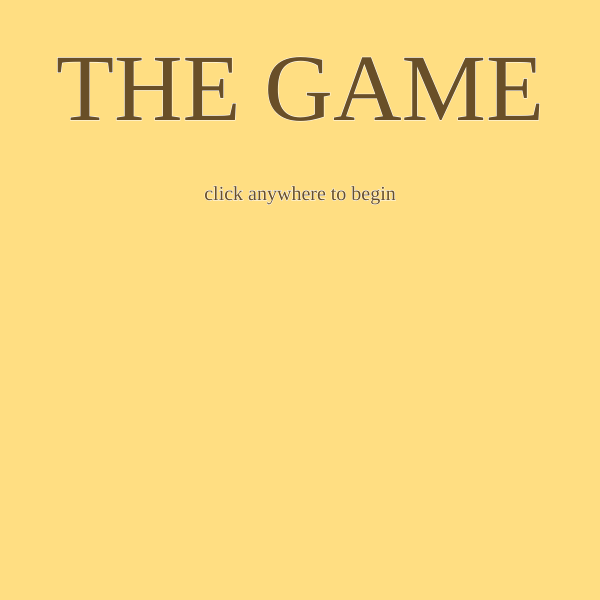
Frame 1 (no input)
Frame 60 (no input): identical to frame 1, image omitted
Frame 120 (the mouse pressed at the canvas centre since frame 60): identical to frame 1, image omitted

The p5.js sketch that drew this single still picture (run headless with seeded random() and noise() and a simulated clock; from frame 60 on, the mouse is pressed at the canvas centre):

// p5.js sketch
// ── sketch.js
"useStrict"; 

let state = 'title';
let canv;
let points = 0;
let w = 600
let h = 600

function setup() {
   canv = createCanvas(600, 600);
  textFont ('Georgia');
  
  
}








function draw() {
  
switch(state) {
  case 'title':
    title();
   canv.mouseClicked(titleMouseClick);
    break;
    case 'level 1':
    level1();
    canv.mouseClicked(level1MouseClick);
    break;
    case 'you win':
    youWin();
    canv.mouseClicked(youWinMouseClick);
    break;
    default:
    break;
}
  
}




//function mousePressed(){
//  state = 'level 1';
//}

function title(){
   background(255, 222, 130);
  textSize(95);
  stroke(255);
  fill (105, 79, 40);
  textAlign(CENTER);
  text("THE GAME", w/2, h/5);
   textSize(20);
  text('click anywhere to begin',w/2, h/3)
}

function titleMouseClick(){
    console.log('canvas is clicked on title');
    state = 'level 1'
 
}

function level1MouseClick(){
  points ++;
   console.log('points' + points);
}




function level1 (){
  background (61, 71, 120);
  fill (255, 254, 252);
  text('click for points', w/2, h - 30);
  
  if (points >= 10) {
    state = 'you win';
  }
  
}

function youWin(){
   background(255, 242, 156);
  textSize(95);
  stroke(255);
  fill (105, 79, 40);
  text("WINNER", w/2, h/2);
   textSize(20);
  text('click anywhere to restart',w/2, h * 3/4)
}


function youWinMouseClick(){
  state = 'level 1';
  points = 0;
}
